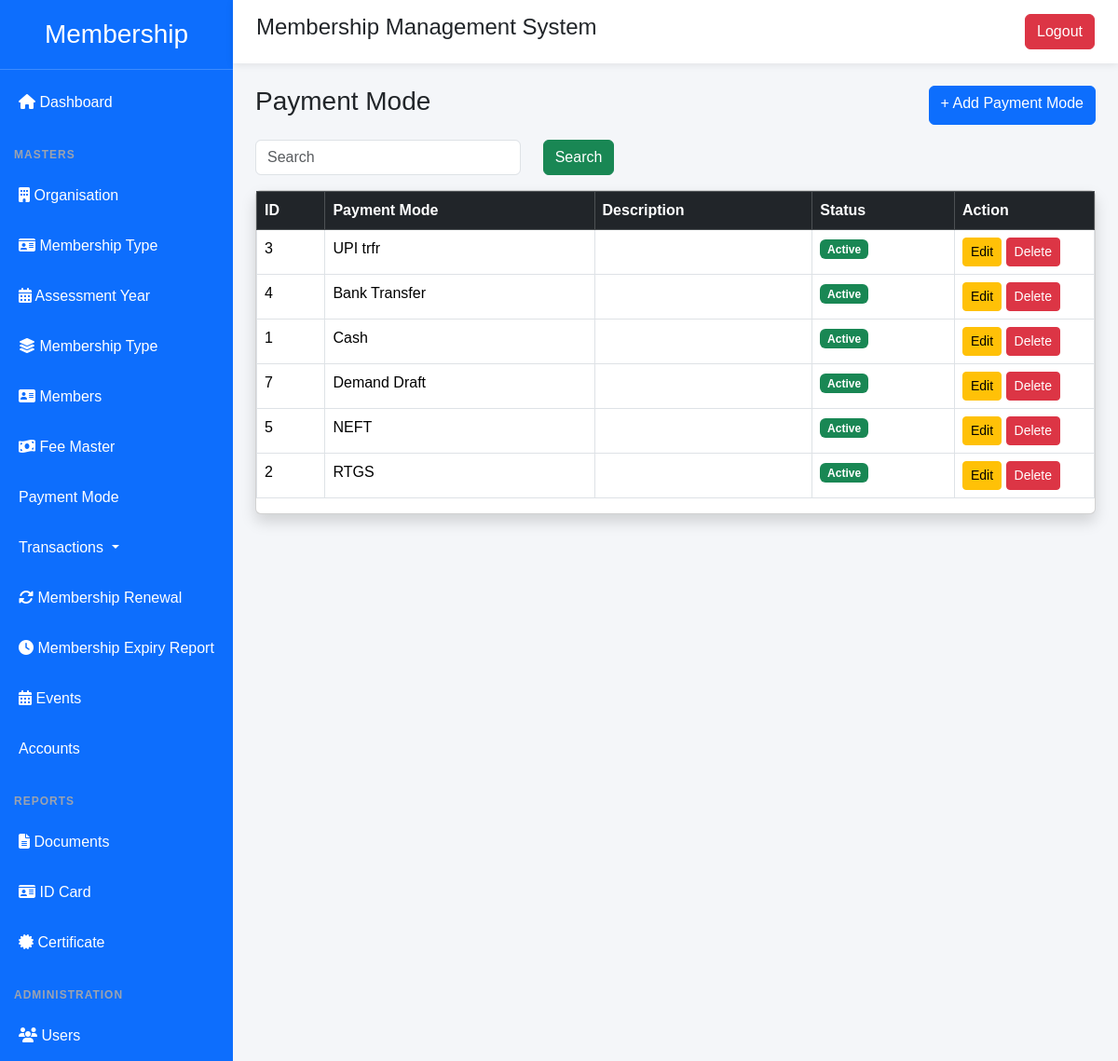
Page /payment-mode/ (signed in) on the committed database.
### membership/models.py (models this page shows, shortened)
class PaymentMode(models.Model):
    organisation = models.ForeignKey(
        Organisation,
        on_delete=models.CASCADE
    )
    name = models.CharField(max_length=50)
    ledger = models.ForeignKey(
        "Ledger",
        on_delete=models.PROTECT,
        null=True,
        blank=True,
        related_name="payment_modes"
    )
    description = models.TextField(
        blank=True,
        null=True
    )
    is_active = models.BooleanField(default=True)
    created_at = models.DateTimeField(auto_now_add=True)
    class Meta:
        ordering = ["name"]
        unique_together = ("organisation", "name", "ledger",
            "description",
            "is_active",)

### membership/views.py (the view)
@login_required(login_url="login")
def payment_mode_list(request):
    payment_modes = PaymentMode.objects.all()
    search = request.GET.get("search")
    if search:
        payment_modes = payment_modes.filter(
            name__icontains=search
        )
    return render(
        request,
        "membership/payment_mode/list.html",
        {
            "payment_modes": payment_modes,
        },
    )

### membership/templates/membership/payment_mode/list.html (shortened to what this page needs)
{% extends "membership/base.html" %}
{% block content %}
<div class="container-fluid">
<div class="d-flex justify-content-between mb-3">
<h3>Payment Mode</h3>
<a href="{% url 'payment_mode_create' %}"
class="btn btn-primary">
+ Add Payment Mode
</a>
</div>
<form method="get" class="row mb-3">
<div class="col-md-4">
<input
type="text"
name="search"
value="{{ request.GET.search }}"
class="form-control"
placeholder="Search">
</div>
<div class="col-md-2">
<button class="btn btn-success">
Search
</button>
</div>
</form>
<div class="card shadow">
<div class="table-responsive">
<table class="table table-bordered table-hover">
<thead class="table-dark">
<tr>
<th>ID</th>
<th>Payment Mode</th>
<th>Description</th>
<th>Status</th>
<th width="150">Action</th>
</tr>
</thead>
<tbody>
{% for payment in payment_modes %}
<tr>
<td>{{ payment.id }}</td>
<td>{{ payment.name }}</td>
<td>{{ payment.description }}</td>
<td>
{% if payment.is_active %}
<span class="badge bg-success">
Active
</span>
{% else %}
<span class="badge bg-danger">
Inactive
</span>
{% endif %}
</td>
<td>
<a href="{% url 'payment_mode_edit' payment.id %}"
class="btn btn-warning btn-sm">
Edit
</a>
<a href="{% url 'payment_mode_delete' payment.id %}"
class="btn btn-danger btn-sm">
Delete
</a>
</td>
</tr>
{% endfor %}
</tbody>
</table>
</div>
</div>
</div>
{% endblock %}

### membership/static/membership/css/style.css (style rules this page uses)
body { margin:0; font-family:Arial, Helvetica, sans-serif; background:#f4f6f9; }

### rows in the picture
PaymentMode: id "3", name "UPI trfr", is_active "Active"
PaymentMode: id "4", name "Bank Transfer", is_active "Active"
PaymentMode: id "1", name "Cash", is_active "Active"
PaymentMode: id "7", name "Demand Draft", is_active "Active"
PaymentMode: id "5", name "NEFT", is_active "Active"
PaymentMode: id "2", name "RTGS", is_active "Active"
